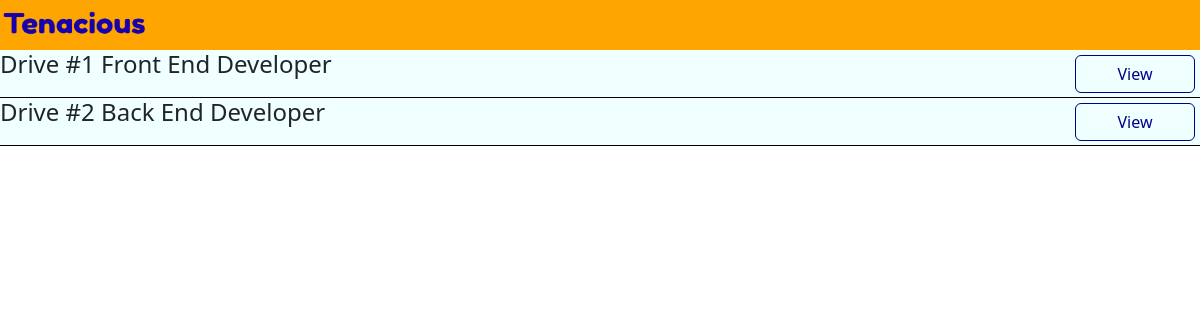
The page /company/all-drives/1 on the database its author committed.
### dbmodel.py (models this page shows, shortened)
class Drive(db.Model):
    __tablename__ = 'drive'
    d_id = db.Column(db.Integer(), primary_key = True, unique = True, autoincrement = True)
    role = db.Column(db.String(100), nullable = False)
    package = db.Column(db.String(100), nullable = False)
    experience =  db.Column(db.String(100), nullable = False)
    status = db.Column(db.String(100), nullable = False)
    company_id = db.Column(db.Integer, db.ForeignKey('company.c_id'), nullable=False)
    skills = db.relationship('Skill', backref='drive', lazy = True)
    applications = db.relationship('Application', backref = 'drive', lazy = True)

### app.py (the view)
@app.route("/company/all-drives/<int:com_id>")
def com_drives(com_id):
    company = com.query.get(com_id)
    drives = company.drives
    return render_template("comdrives.html", drives = drives)

### templates/comdrives.html
{% extends "layout.html" %}
{% block main %}
<div>
    {% for drive in drives %}
        <div class="section-list"><h4>Drive #{{drive.d_id}} {{drive.role}}</h4>
                <div class="multiple-button-div">
                    <a class="btn nav-button crud-buttons" href=" {{ url_for("edit", id = drive.d_id) }} ">View</a>
                </div>
            </div>
    {% endfor %}
</div>
{% endblock main %}

### static/main.css (style rules this page uses)
* { margin: 0px; }
.nav-button { border-color: darkblue; color: darkblue; }
.section-list { height: 48px; margin: 0; border-bottom: 1px solid black; background-color: azure; display: flex; justify-content: space-between; }
.crud-buttons { width: 120px; margin-top: 5px; margin-bottom: 5px; margin-right: 5px; }

### rows shown on the page
Drive: d_id "1", role "Front End Developer"
Drive: d_id "2", role "Back End Developer"
